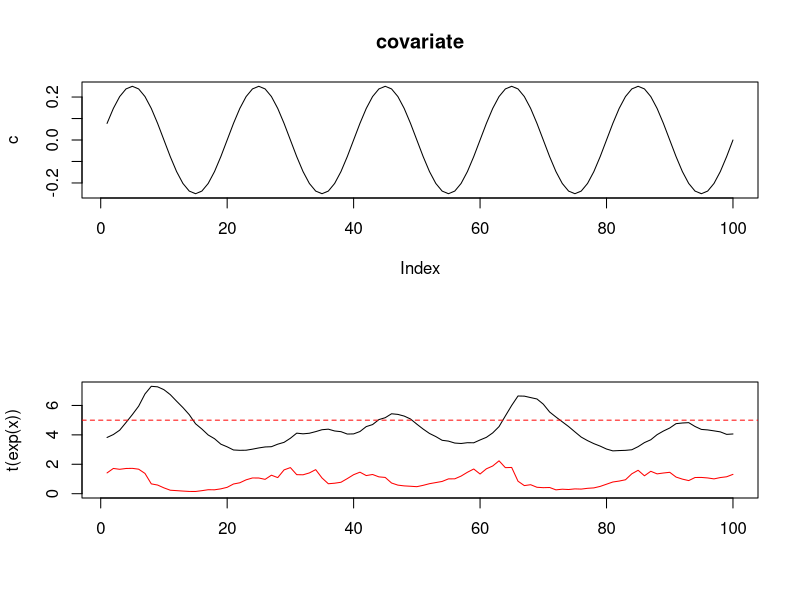

Write the R code that produced this figure. (Note: this script raises an error after producing the figure.)
#------------------

#set.seed(102)
#------------------

#Lotka-Volterra simulation
# Covariate affects a (attack rate)
################################################
# Sinusoidal covariate drives K
################################################

#(H_t+1-H_t) = b*dt*H(1-H/K)-a*dt*P*H 
#  = b*dt*H_t - b/K*dt*H_t*H_t- a*dt*P_t*H_t
# dP/dt = e(PaH)-sP
n=100;
a=0.7; #attack rate
e0=0.7; #conv eff
K=5;
dt=.2;
b=4; #birth rate of herbivore
s=0.5; #death rate of predator
H_i=K; P_i=7;
sd_H = sqrt(.02);
sd_P = sqrt(.02);

simlen = 1000;

covariate=.25*sin(.1*pi*1:simlen)
e=e0*exp(covariate)

x = matrix(NA,2,simlen);
x[,1]=c(H_i, P_i);
rownames(x)=c("herbivore","predator")

#While so that reruns if any NAs in sim data
while(any(is.na(x)) | any(is.nan(x))){
  for(i in 2:simlen){
    x[1,i] = (b*dt*(1-x[1,i-1]/K)+rnorm(1,0,sd_H))*x[1,i-1] - a*dt*x[1,i-1]*x[2,i-1]+x[1,i-1];
    x[2,i] = a*e[i-1]*dt*x[1,i-1]*x[2,i-1]-s*dt*exp(rnorm(1,0,sd_P))*x[2,i-1]+x[2,i-1];
  }
}

x=x[,(simlen-n+1):simlen];
x=log(x)
c=covariate[(simlen-n+1):simlen]

#demean
z.x = (x-apply(x,1,mean))/sqrt(apply(x,1,var))
z.c = (c - mean(c))/sqrt(var(c))

## Print the output
par(mfrow=c(2,1))
plot(c,type="l",main="covariate")
ylims=c(0,max(max(K),max(exp(x))))
matplot(t(exp(x)), type="l", col=c("red","black"),ylim=ylims,lty=1)
abline(h=K, col="red", lty=2)


## Ignore the covariate
mod.list=list(
  B="unconstrained",
  U="zero",
  Q="diagonal and unequal",
  Z="identity",
  A="zero",
  R="zero",
  x0=z.x[,1,drop=FALSE],
  tinitx=1)

LVfit = MARSS(z.x,model=mod.list)

title("red is herbivore; black is predator")

## Include the covariate
mod.list2=list(
  B="unconstrained",
  U="zero",
  Q="diagonal and unequal",
  Z="identity",
  A="zero",
  R="zero",
  C="unconstrained",
  c=matrix(z.c,1,n),
  x0=z.x[,1,drop=FALSE],
  tinitx=1)

LVfit2 = MARSS(z.x,model=mod.list2)

#compare the 2 approaches
LV.B2 = cbind(coef(LVfit2, type="matrix")$B,coef(LVfit2,type="matrix")$C)
rownames(LV.B2)=rownames(x)
colnames(LV.B2)=c(rownames(x),"cov")

LV.B = coef(LVfit, type="matrix")$B
rownames(LV.B)=rownames(x)
colnames(LV.B)=rownames(x)
cat("\nSinusoidal covariate affects conversion efficiency of predator; fit with covariate\n\n");print(LV.B2);cat("\nfit WITHOUT covariate\n\n");print(LV.B)

readline("Continue?")


################################################
# Linear covariate drives e
# It took me awhile to find working param values
# a) Don't drive the predator extinct by having K too low
# b) Have K start big enough that DD is low then end low
#    enought that DD is big
################################################

#(H_t+1-H_t) = b*dt*H(1-H/K)-a*dt*P*H 
#  = b*dt*H_t - b/K*dt*H_t*H_t- a*dt*P_t*H_t
# dP/dt = e(PaH)-sP
n=100;
a=0.7; #attack rate
e0=0.7; #conv eff
K=5;
dt=.2;
b=4; #birth rate of herbivore
s=0.5; #death rate of predator
H_i=5; P_i=7;
sd_H = sqrt(.02);
sd_P = sqrt(.02);

simlen = 1000;

covariate=c(rep(1,simlen-n),1-.01*1:n)
e=e0*covariate

x = matrix(NA,2,simlen);
x[,1]=c(H_i, P_i);
rownames(x)=c("herbivore","predator")

#While so that reruns if any NAs in sim data
while(any(is.na(x)) | any(is.nan(x))){
  for(i in 2:simlen){
  x[1,i] = (b*dt*(1-x[1,i-1]/K)+rnorm(1,0,sd_H))*x[1,i-1] - a*dt*x[1,i-1]*x[2,i-1]+x[1,i-1];
  x[2,i] = a*e[i-1]*dt*x[1,i-1]*x[2,i-1]-s*dt*exp(rnorm(1,0,sd_P))*x[2,i-1]+x[2,i-1];
}
}

x=x[,(simlen-n+1):simlen];
x=log(x)
c=covariate[(simlen-n+1):simlen]

#demean
z.x = (x-apply(x,1,mean))/sqrt(apply(x,1,var))
z.c = (c - mean(c))/sqrt(var(c))

## Print the output
par(mfrow=c(2,1))
plot(c,type="l",main="covariate")

ylims=c(0,max(max(K),max(exp(x))))
matplot(t(exp(x)), type="l", col=c("red","black"),ylim=ylims,lty=1)
lines(K[(simlen-n+1):simlen], col="red", lty=2)


## Ignore the covariate
mod.list=list(
  B="unconstrained",
  U="zero",
  Q="diagonal and unequal",
  Z="identity",
  A="zero",
  R="zero",
  x0=z.x[,1,drop=FALSE],
  tinitx=1)

LVfit = MARSS(z.x,model=mod.list)

title("red is herbivore; black is predator")

## Include the covariate
mod.list2=list(
  B="unconstrained",
  U="zero",
  Q="diagonal and unequal",
  Z="identity",
  A="zero",
  R="zero",
  C="unconstrained",
  c=matrix(z.c,1,n),
  x0=z.x[,1,drop=FALSE],
  tinitx=1)

LVfit2 = MARSS(z.x,model=mod.list2)

#compare the 2 approaches
LV.B2 = cbind(coef(LVfit2, type="matrix")$B,coef(LVfit2,type="matrix")$C)
rownames(LV.B2)=rownames(x)
colnames(LV.B2)=c(rownames(x),"cov")

LV.B = coef(LVfit, type="matrix")$B
rownames(LV.B)=rownames(x)
colnames(LV.B)=rownames(x)
cat("\nLinear covariate affects e of predator; fit with covariate\n\n");print(LV.B2);cat("\nfit WITHOUT covariate\n\n");print(LV.B)

readline("Continue?")


################################################
# Random Walk with drift drives e
# It took me awhile to find working param values
# a) Don't drive the predator extinct by having K too low
# b) Have K start big enough that DD is low then end low
#    enought that DD is big
################################################

#(H_t+1-H_t) = b*dt*H(1-H/K)-a*dt*P*H 
#  = b*dt*H_t - b/K*dt*H_t*H_t- a*dt*P_t*H_t
# dP/dt = e(PaH)-sP
n=100;
a=0.7; #attack rate
e0=0.2; #conv eff
K=5;
dt=.2;
b=4; #birth rate of herbivore
s=0.5; #death rate of predator
H_i=5; P_i=7;
sd_H = sqrt(.02);
sd_P = sqrt(.02);

simlen = 1000;

covariate=c(rep(0,simlen-n),cumsum(rnorm(n,-.02,.1)))
covariate=1+.5*covariate/sqrt(var(covariate))
e=e0*exp(covariate)

x = matrix(NA,2,simlen);
x[,1]=c(H_i, P_i);
rownames(x)=c("herbivore","predator")

#While so that reruns if any NAs in sim data
while(any(is.na(x)) | any(is.nan(x))){
  for(i in 2:simlen){
    x[1,i] = (b*dt*(1-x[1,i-1]/K)+rnorm(1,0,sd_H))*x[1,i-1] - a*dt*x[1,i-1]*x[2,i-1]+x[1,i-1];
    x[2,i] = a*e[i-1]*dt*x[1,i-1]*x[2,i-1]-s*dt*exp(rnorm(1,0,sd_P))*x[2,i-1]+x[2,i-1];
  }
}

x=x[,(simlen-n+1):simlen];
x=log(x)
c=covariate[(simlen-n+1):simlen]

#demean
z.x = (x-apply(x,1,mean))/sqrt(apply(x,1,var))
z.c = (c - mean(c))/sqrt(var(c))

## Print the output
par(mfrow=c(2,1))
plot(c,type="l",main="covariate")

ylims=c(0,max(max(K),max(exp(x))))
matplot(t(exp(x)), type="l", col=c("red","black"),ylim=ylims,lty=1)
abline(h=K, col="red", lty=2)

## Ignore the covariate
mod.list=list(
  B="unconstrained",
  U="zero",
  Q="diagonal and unequal",
  Z="identity",
  A="zero",
  R="zero",
  x0=z.x[,1,drop=FALSE],
  tinitx=1)

LVfit = MARSS(z.x,model=mod.list)

title("red is herbivore; black is predator")

## Include the covariate
mod.list2=list(
  B="unconstrained",
  U="zero",
  Q="diagonal and unequal",
  Z="identity",
  A="zero",
  R="zero",
  C="unconstrained",
  c=matrix(z.c,1,n),
  x0=z.x[,1,drop=FALSE],
  tinitx=1)

LVfit2 = MARSS(z.x,model=mod.list2)

#compare the 2 approaches
LV.B2 = cbind(coef(LVfit2, type="matrix")$B,coef(LVfit2,type="matrix")$C)
rownames(LV.B2)=rownames(x)
colnames(LV.B2)=c(rownames(x),"cov")

LV.B = coef(LVfit, type="matrix")$B
rownames(LV.B)=rownames(x)
colnames(LV.B)=rownames(x)
cat("\nRW covariate affects e of predator; fit with covariate\n\n");print(LV.B2);cat("\nfit WITHOUT covariate\n\n");print(LV.B)

readline("Continue?")


################################################
# Mean-reverting random Noise drives e
################################################

#(H_t+1-H_t) = b*dt*H(1-H/K)-a*dt*P*H 
#  = b*dt*H_t - b/K*dt*H_t*H_t- a*dt*P_t*H_t
# dP/dt = e(PaH)-sP
n=100;
a=0.7; #attack rate
e0=0.2; #conv eff
K=5;
dt=.2;
b=4; #birth rate of herbivore
s=0.5; #death rate of predator
H_i=5; P_i=7;
sd_H = sqrt(.02);
sd_P = sqrt(.02);

simlen = 1000;

covariate=arima.sim(simlen,model=list(ar=.8,sd=.05))
covariate=1+.5*covariate/sqrt(var(covariate))
e=e0*exp(covariate)

x = matrix(NA,2,simlen);
x[,1]=c(H_i, P_i);
rownames(x)=c("herbivore","predator")

#While so that reruns if any NAs in sim data
while(any(is.na(x)) | any(is.nan(x))){
  for(i in 2:simlen){
    x[1,i] = (b*dt*(1-x[1,i-1]/K)+rnorm(1,0,sd_H))*x[1,i-1] - a*dt*x[1,i-1]*x[2,i-1]+x[1,i-1];
    x[2,i] = a*e[i-1]*dt*x[1,i-1]*x[2,i-1]-s*dt*exp(rnorm(1,0,sd_P))*x[2,i-1]+x[2,i-1];
  }
}

x=x[,(simlen-n+1):simlen];
x=log(x)
c=covariate[(simlen-n+1):simlen]

#demean and standardize
z.x = (x-apply(x,1,mean))/sqrt(apply(x,1,var))
z.c = (c - mean(c))/sqrt(var(c))

## Print the output
par(mfrow=c(2,1))
plot(c,type="l",main="covariate")

ylims=c(0,max(max(K),max(exp(x))))
matplot(t(exp(x)), type="l", col=c("red","black"),ylim=ylims,lty=1)
lines(K[(simlen-n+1):simlen], col="red", lty=2)


## Ignore the covariate
mod.list=list(
  B="unconstrained",
  U="zero",
  Q="diagonal and unequal",
  Z="identity",
  A="zero",
  R="zero",
  x0=z.x[,1,drop=FALSE],
  tinitx=1)

LVfit = MARSS(z.x,model=mod.list)

title("red is herbivore; black is predator")

## Include the covariate
mod.list2=list(
  B="unconstrained",
  U="zero",
  Q="diagonal and unequal",
  Z="identity",
  A="zero",
  R="zero",
  C="unconstrained",
  c=matrix(z.c,1,n),
  x0=z.x[,1,drop=FALSE],
  tinitx=1)

LVfit2 = MARSS(z.x,model=mod.list2)

#compare the 2 approaches
LV.B2 = cbind(coef(LVfit2, type="matrix")$B,coef(LVfit2,type="matrix")$C)
rownames(LV.B2)=rownames(x)
colnames(LV.B2)=c(rownames(x),"cov")

LV.B = coef(LVfit, type="matrix")$B
rownames(LV.B)=rownames(x)
colnames(LV.B)=rownames(x)
cat("\nMean-reverting random Walk noise covariate affects e of predator; fit with covariate\n\n");print(LV.B2);cat("\nfit WITHOUT covariate\n\n");print(LV.B)


